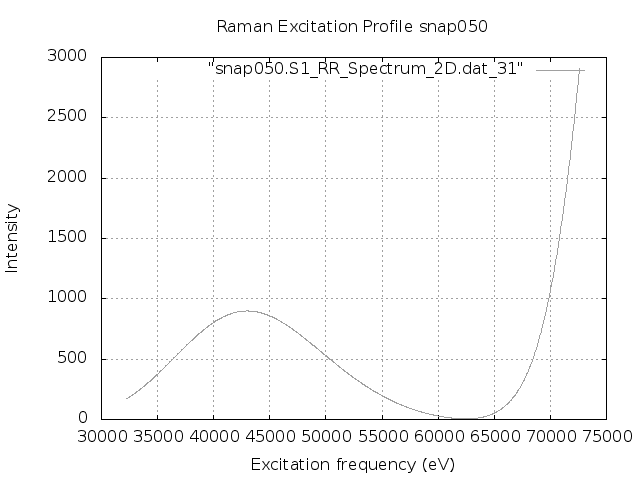

Write gnuplot code to recreate this figure.
set terminal png
set output "snap050.S1.REP_frozen.png"
set xlabel 'Excitation frequency (eV)'
set ylabel 'Intensity'
set title "Raman Excitation Profile snap050"
set grid
set autoscale
plot "snap050.S1_RR_Spectrum_2D.dat_31" with lines lc "blue"
exit
